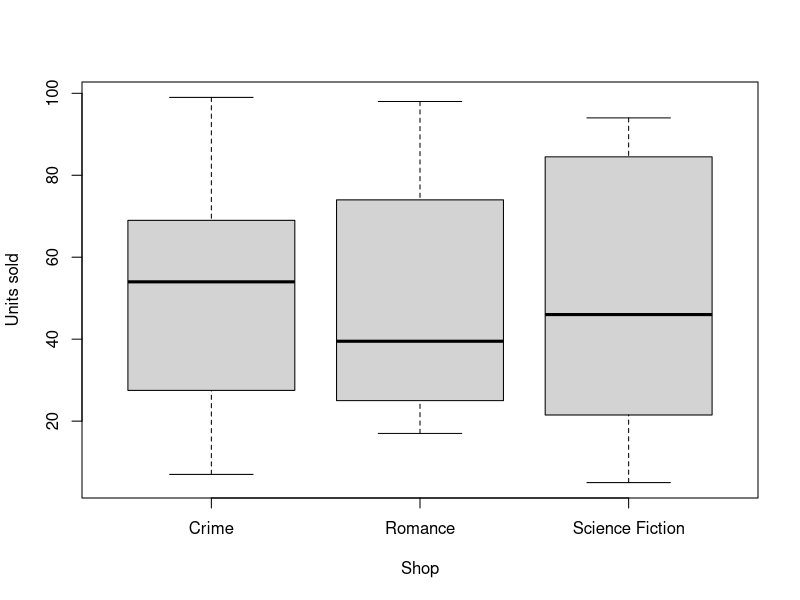
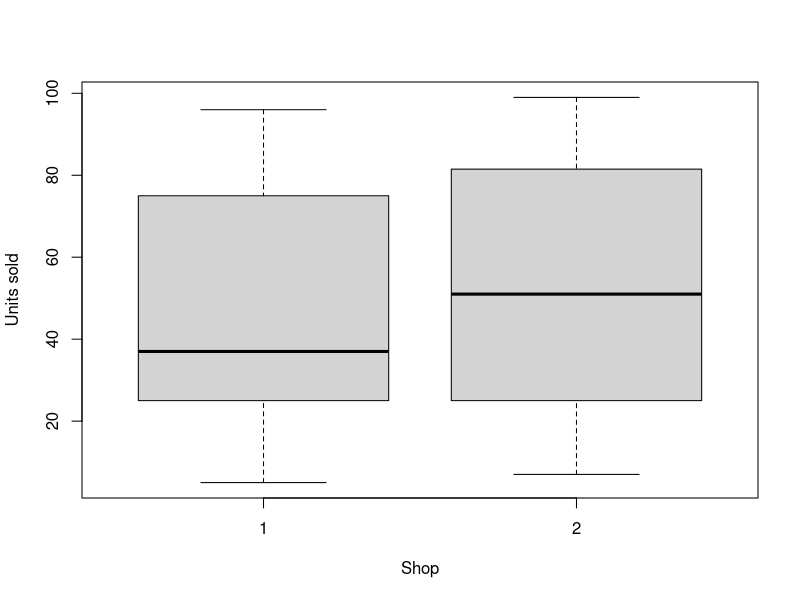

Recreate these plots in R, in order.
set.seed(123)
book <- c("Romance", "Crime", "Science Fiction")
shop <- c(1, 2) 


#randomly generate data
?as.character
book <- sample(book, 50, replace = TRUE)
shop <- sample(shop, 50, replace = TRUE)
units <- sample(1:100, size = 50, replace = TRUE)

Book_sales <- data.frame(shop, book, units)


#plot#visualise the dataset

plot(units ~ factor(book) + factor(shop) , data = Book_sales, ylab = "Units sold", xlab="Shop")
#books seem to have different in mean units sold when shop is factored

#Two way anova

Twoway2 <- aov(units~factor(book)*factor(shop), data = Book_sales)
summary(Twoway2)
summary(lm(Twoway2))
 
